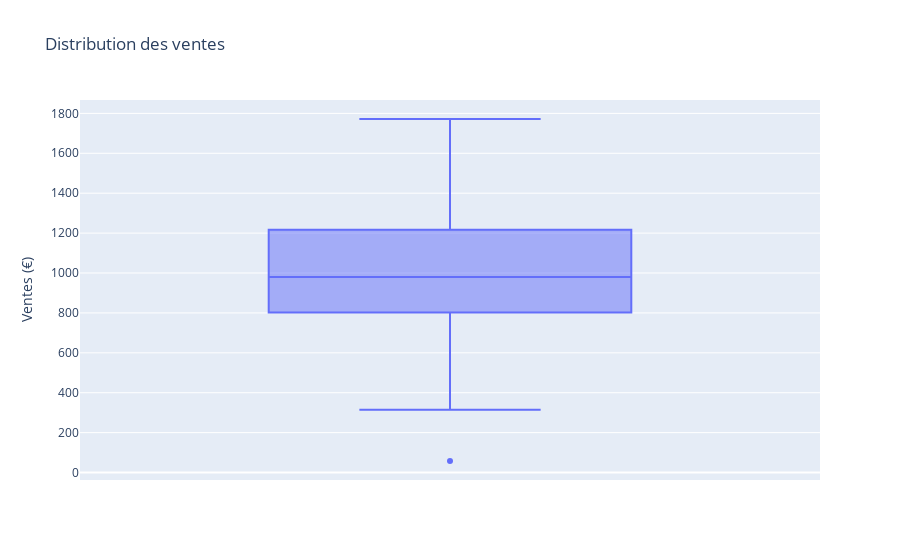

Notebook source saved alongside this figure:
### Markdown cell above
### 📖 Comment interpréter ?
- **Pic unique** : Distribution normale, données cohérentes
- **Plusieurs pics** : Présence de sous-groupes différents
- **Asymétrie** : Données biaisées (ex: revenus, souvent asymétriques à droite)
- **Valeurs isolées** : Outliers potentiels à investiguer

---

## 📦 2. Boxplots (Boîtes à moustaches)

### 📌 À quoi ça sert ?
Les boxplots montrent la **distribution et la dispersion** des données à travers 5 statistiques clés :
- Minimum
- Premier quartile (Q1, 25%)
- Médiane (Q2, 50%)
- Troisième quartile (Q3, 75%)
- Maximum

### 🔍 Quand l'utiliser ?
- Pour comparer des distributions entre groupes
- Pour identifier rapidement les outliers
- Pour voir la dispersion et la symétrie des données

### 💻 Exemple avec Plotly

### Code cell
# Boxplot simple
fig = px.box(df, 
             y='ventes',
             title='Distribution des ventes',
             points='outliers')  # 'outliers', 'all', False

fig.update_layout(yaxis_title='Ventes (€)')
fig.show()

### Figure 1 — Plotly figure (JSON) as saved in the notebook; plotly's stock layout.template omitted (floating-point values rounded to 4 significant figures; data arrays with more than 128 entries replaced by an {"elided": "..."} marker saying what was removed)
{"data": [{"alignmentgroup": "True", "boxpoints": "outliers", "hovertemplate": "ventes=%{y}<extra></extra>", "legendgroup": "", "marker": {"color": "#636efa"}, "name": "", "notched": false, "offsetgroup": "", "orientation": "v", "showlegend": false, "type": "box", "x0": " ", "xaxis": "x", "y": {"elided": "365 float values"}, "y0": " ", "yaxis": "y"}], "layout": {"boxmode": "group", "legend": {"tracegroupgap": 0}, "title": {"text": "Distribution des ventes"}, "xaxis": {"anchor": "y", "domain": [0, 1]}, "yaxis": {"anchor": "x", "domain": [0, 1], "title": {"text": "Ventes (€)"}}}}
